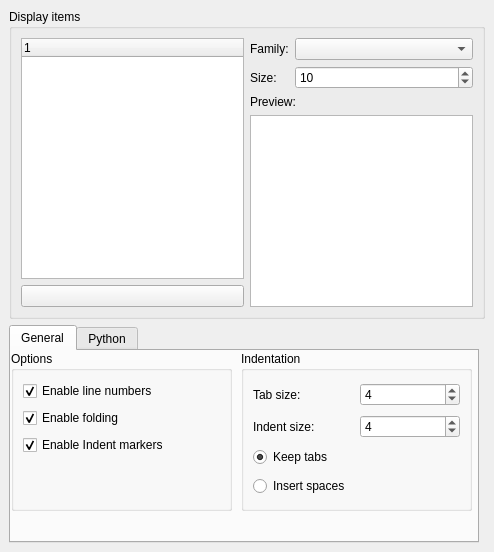
<?xml version="1.0" encoding="UTF-8"?>
<ui version="4.0">
 <class>Gui::Dialog::DlgEditorSettings</class>
 <widget class="QWidget" name="Gui::Dialog::DlgEditorSettings">
  <property name="geometry">
   <rect>
    <x>0</x>
    <y>0</y>
    <width>494</width>
    <height>552</height>
   </rect>
  </property>
  <property name="windowTitle">
   <string>Editor</string>
  </property>
  <layout class="QGridLayout">
   <property name="leftMargin">
    <number>9</number>
   </property>
   <property name="topMargin">
    <number>9</number>
   </property>
   <property name="rightMargin">
    <number>9</number>
   </property>
   <property name="bottomMargin">
    <number>9</number>
   </property>
   <property name="spacing">
    <number>6</number>
   </property>
   <item row="1" column="0">
    <widget class="QTabWidget" name="tabWidget">
     <property name="currentIndex">
      <number>0</number>
     </property>
     <widget class="QWidget" name="tabGeneral">
      <attribute name="title">
       <string>General</string>
      </attribute>
      <widget class="QGroupBox" name="GroupBox2">
       <property name="geometry">
        <rect>
         <x>0</x>
         <y>0</y>
         <width>221</width>
         <height>160</height>
        </rect>
       </property>
       <property name="title">
        <string>Options</string>
       </property>
       <layout class="QVBoxLayout">
        <property name="spacing">
         <number>6</number>
        </property>
        <property name="leftMargin">
         <number>9</number>
        </property>
        <property name="topMargin">
         <number>9</number>
        </property>
        <property name="rightMargin">
         <number>9</number>
        </property>
        <property name="bottomMargin">
         <number>9</number>
        </property>
        <item>      
        <widget class="Gui::PrefCheckBox" name="EnableLineNumber">
         <property name="focusPolicy">
          <enum>Qt::TabFocus</enum>
         </property>
         <property name="toolTip">
          <string>Code lines will be numbered </string>
         </property>
         <property name="text">
          <string>Enable line numbers</string>
         </property>
         <property name="checked">
          <bool>true</bool>
         </property>
         <property name="prefEntry" stdset="0">
          <cstring>EnableLineNumber</cstring>
         </property>
         <property name="prefPath" stdset="0">
          <cstring>Editor</cstring>
         </property>
        </widget>
        </item>
        <item>
         <widget class="Gui::PrefCheckBox" name="EnableFolding">
          <property name="text">
           <string>Enable folding</string>
          </property>
          <property name="checked">
           <bool>true</bool>
          </property>
          <property name="prefEntry" stdset="0">
           <cstring>EnableFolding</cstring>
          </property>
          <property name="prefPath" stdset="0">
           <cstring>Editor</cstring>
          </property>
         </widget>
        </item>       
        <item>
         <widget class="Gui::PrefCheckBox" name="EnableIndentMarkers">
          <property name="text">
           <string>Enable Indent markers</string>
          </property>
          <property name="checked">
           <bool>true</bool>
          </property>
          <property name="prefEntry" stdset="0">
           <cstring>EnableIndentMarkers</cstring>
          </property>
          <property name="prefPath" stdset="0">
           <cstring>Editor</cstring>
          </property>
         </widget>
        </item>
        <item>
         <spacer>
          <property name="orientation">
           <enum>Qt::Vertical</enum>
          </property>
          <property name="sizeType">
           <enum>QSizePolicy::Ignored</enum>
          </property>
          <property name="sizeHint" stdset="0">
           <size>
            <width>20</width>
            <height>40</height>
           </size>
          </property>
         </spacer>
        </item>
       </layout>
      </widget>
      <widget class="QGroupBox" name="groupBoxIndent">
       <property name="geometry">
        <rect>
         <x>230</x>
         <y>0</y>
         <width>231</width>
         <height>160</height>
        </rect>
       </property>
       <property name="title">
        <string>Indentation</string>
       </property>
       <layout class="QGridLayout">
        <property name="leftMargin">
         <number>9</number>
        </property>
        <property name="topMargin">
         <number>9</number>
        </property>
        <property name="rightMargin">
         <number>9</number>
        </property>
        <property name="bottomMargin">
         <number>9</number>
        </property>
        <property name="spacing">
         <number>6</number>
        </property>
        <item row="3" column="0" colspan="2">
         <widget class="Gui::PrefRadioButton" name="radioSpaces">
          <property name="toolTip">
           <string>Pressing &lt;Tab&gt; will insert amount of defined indent size</string>
          </property>
          <property name="text">
           <string>Insert spaces</string>
          </property>
          <property name="checked">
           <bool>false</bool>
          </property>
          <property name="prefEntry" stdset="0">
           <cstring>Spaces</cstring>
          </property>
          <property name="prefPath" stdset="0">
           <cstring>Editor</cstring>
          </property>
         </widget>
        </item>
        <item row="0" column="1">
         <widget class="Gui::PrefSpinBox" name="tabSize">
          <property name="toolTip">
           <string>Tabulator raster (how many spaces)</string>
          </property>
          <property name="value">
           <number>4</number>
          </property>
          <property name="prefEntry" stdset="0">
           <cstring>TabSize</cstring>
          </property>
          <property name="prefPath" stdset="0">
           <cstring>Editor</cstring>
          </property>
         </widget>
        </item>
        <item row="1" column="0">
         <widget class="QLabel" name="textLabel2">
          <property name="text">
           <string>Indent size:</string>
          </property>
         </widget>
        </item>
        <item row="1" column="1">
         <widget class="Gui::PrefSpinBox" name="indentSize">
          <property name="toolTip">
           <string>How many spaces will be inserted when pressing &lt;Tab&gt;</string>
          </property>
          <property name="value">
           <number>4</number>
          </property>
          <property name="prefEntry" stdset="0">
           <cstring>IndentSize</cstring>
          </property>
          <property name="prefPath" stdset="0">
           <cstring>Editor</cstring>
          </property>
         </widget>
        </item>
        <item row="2" column="0" colspan="2">
         <widget class="Gui::PrefRadioButton" name="radioTabs">
          <property name="toolTip">
           <string>Pressing &lt;Tab&gt; will insert a tabulator with defined tab size</string>
          </property>
          <property name="text">
           <string>Keep tabs</string>
          </property>
          <property name="checked">
           <bool>true</bool>
          </property>
          <property name="prefEntry" stdset="0">
           <cstring>Tabs</cstring>
          </property>
          <property name="prefPath" stdset="0">
           <cstring>Editor</cstring>
          </property>
         </widget>
        </item>
        <item row="0" column="0">
         <widget class="QLabel" name="textLabel1">
          <property name="text">
           <string>Tab size:</string>
          </property>
         </widget>
        </item>
       </layout>
      </widget>
     </widget>
     <widget class="QWidget" name="tabPython">
      <attribute name="title">
       <string>Python</string>
      </attribute>
      <widget class="QWidget" name="gridLayoutWidget">
       <property name="geometry">
        <rect>
         <x>0</x>
         <y>0</y>
         <width>461</width>
         <height>141</height>
        </rect>
       </property>
       <layout class="QGridLayout" name="gridLayoutPython">
        <item row="0" column="1">
         <widget class="Gui::PrefCheckBox" name="EnableCodeAnalyzer">
          <property name="focusPolicy">
           <enum>Qt::TabFocus</enum>
          </property>
          <property name="text">
           <string>Enable Code Analyzer</string>
          </property>
          <property name="checked">
           <bool>true</bool>
          </property>
          <property name="prefEntry" stdset="0">
           <cstring>EnableCodeAnalyzer</cstring>
          </property>
          <property name="prefPath" stdset="0">
           <cstring>Editor</cstring>
          </property>
         </widget>
        </item>
        <item row="1" column="0">
         <widget class="Gui::PrefCheckBox" name="EnableAutoIndent">
          <property name="focusPolicy">
           <enum>Qt::TabFocus</enum>
          </property>
          <property name="text">
           <string>Autoindent python</string>
          </property>
          <property name="checked">
           <bool>true</bool>
          </property>
          <property name="prefEntry" stdset="0">
           <cstring>EnableAutoIndent</cstring>
          </property>
          <property name="prefPath" stdset="0">
           <cstring>Editor</cstring>
          </property>
         </widget>
        </item>
        <item row="2" column="0">
         <widget class="Gui::PrefCheckBox" name="EnableScrollToExceptionLine">
          <property name="focusPolicy">
           <enum>Qt::TabFocus</enum>
          </property>
          <property name="text">
           <string>Jump to exception line</string>
          </property>
          <property name="checked">
           <bool>true</bool>
          </property>
          <property name="prefEntry" stdset="0">
           <cstring>EnableScrollToExceptionLine</cstring>
          </property>
          <property name="prefPath" stdset="0">
           <cstring>Editor</cstring>
          </property>
         </widget>
        </item>
        <item row="3" column="0">
         <widget class="Gui::PrefCheckBox" name="EnableHaltDebuggerOnExceptions">
          <property name="focusPolicy">
           <enum>Qt::TabFocus</enum>
          </property>
          <property name="text">
           <string>Halt debugger at exception line</string>
          </property>
          <property name="checked">
           <bool>true</bool>
          </property>
          <property name="prefEntry" stdset="0">
           <cstring>EnableHaltDebuggerOnExceptions</cstring>
          </property>
          <property name="prefPath" stdset="0">
           <cstring>Editor</cstring>
          </property>
         </widget>
        </item>
        <item row="0" column="0">
         <widget class="Gui::PrefCheckBox" name="EnableTrimTrailingWhitespaces">
          <property name="focusPolicy">
           <enum>Qt::TabFocus</enum>
          </property>
          <property name="text">
           <string>Trim trailing whitespaces</string>
          </property>
          <property name="checked">
           <bool>true</bool>
          </property>
          <property name="prefEntry" stdset="0">
           <cstring>EnableTrimTrailingWhitespaces</cstring>
          </property>
          <property name="prefPath" stdset="0">
           <cstring>Editor</cstring>
          </property>
         </widget>
        </item>
        <item row="1" column="1">
         <widget class="Gui::PrefCheckBox" name="EnableCenterDebugmarker">
          <property name="focusPolicy">
           <enum>Qt::TabFocus</enum>
          </property>
          <property name="text">
           <string>Center debugmarker line</string>
          </property>
          <property name="checked">
           <bool>true</bool>
          </property>
          <property name="prefEntry" stdset="0">
           <cstring>EnableCenterDebugmarker</cstring>
          </property>
          <property name="prefPath" stdset="0">
           <cstring>Editor</cstring>
          </property>
         </widget>
        </item>
        <item row="2" column="1">
         <layout class="QHBoxLayout" name="horizontalLayout">
          <item>
           <widget class="Gui::PrefSpinBox" name="PopupTimeoutTime">
            <property name="suffix">
             <string extracomment="Milli seconds">ms</string>
            </property>
            <property name="minimum">
             <number>40</number>
            </property>
            <property name="maximum">
             <number>1000</number>
            </property>
            <property name="singleStep">
             <number>10</number>
            </property>
            <property name="value">
             <number>300</number>
            </property>
            <property name="prefEntry" stdset="0">
             <cstring>PopupTimeoutTime</cstring>
            </property>
            <property name="prefPath" stdset="0">
             <cstring>Editor</cstring>
            </property>
           </widget>
          </item>
          <item>
           <widget class="QLabel" name="label_2">
            <property name="text">
             <string>Popup timeout</string>
            </property>
           </widget>
          </item>
         </layout>
        </item>
       </layout>
      </widget>
     </widget>
    </widget>
   </item>
   <item row="0" column="0" colspan="2">
    <widget class="QGroupBox" name="GroupBox5">
     <property name="sizePolicy">
      <sizepolicy hsizetype="Preferred" vsizetype="Expanding">
       <horstretch>0</horstretch>
       <verstretch>0</verstretch>
      </sizepolicy>
     </property>
     <property name="title">
      <string>Display items</string>
     </property>
     <layout class="QGridLayout">
      <property name="leftMargin">
       <number>9</number>
      </property>
      <property name="topMargin">
       <number>9</number>
      </property>
      <property name="rightMargin">
       <number>9</number>
      </property>
      <property name="bottomMargin">
       <number>9</number>
      </property>
      <property name="spacing">
       <number>6</number>
      </property>
      <item row="1" column="2">
       <widget class="Gui::PrefSpinBox" name="fontSize">
        <property name="sizePolicy">
         <sizepolicy hsizetype="Expanding" vsizetype="Fixed">
          <horstretch>0</horstretch>
          <verstretch>0</verstretch>
         </sizepolicy>
        </property>
        <property name="toolTip">
         <string>Font size to be used for selected code type</string>
        </property>
        <property name="minimum">
         <number>1</number>
        </property>
        <property name="value">
         <number>10</number>
        </property>
        <property name="prefEntry" stdset="0">
         <cstring>FontSize</cstring>
        </property>
        <property name="prefPath" stdset="0">
         <cstring>Editor</cstring>
        </property>
       </widget>
      </item>
      <item row="0" column="0" rowspan="4">
       <widget class="QTreeWidget" name="displayItems">
        <property name="toolTip">
         <string>Color and font settings will be applied to selected type</string>
        </property>
        <property name="rootIsDecorated">
         <bool>false</bool>
        </property>
        <column>
         <property name="text">
          <string notr="true">1</string>
         </property>
        </column>
       </widget>
      </item>
      <item row="4" column="0">
       <widget class="Gui::ColorButton" name="colorButton">
        <property name="minimumSize">
         <size>
          <width>140</width>
          <height>0</height>
         </size>
        </property>
        <property name="focusPolicy">
         <enum>Qt::TabFocus</enum>
        </property>
        <property name="text">
         <string/>
        </property>
       </widget>
      </item>
      <item row="0" column="1">
       <widget class="QLabel" name="TextLabel3">
        <property name="text">
         <string>Family:</string>
        </property>
       </widget>
      </item>
      <item row="1" column="1">
       <widget class="QLabel" name="TextLabel4">
        <property name="text">
         <string>Size:</string>
        </property>
       </widget>
      </item>
      <item row="0" column="2">
       <widget class="QComboBox" name="fontFamily">
        <property name="sizePolicy">
         <sizepolicy hsizetype="Expanding" vsizetype="Fixed">
          <horstretch>0</horstretch>
          <verstretch>0</verstretch>
         </sizepolicy>
        </property>
        <property name="toolTip">
         <string>Font family to be used for selected code type</string>
        </property>
       </widget>
      </item>
      <item row="2" column="1" colspan="2">
       <widget class="QLabel" name="label">
        <property name="sizePolicy">
         <sizepolicy hsizetype="Preferred" vsizetype="Fixed">
          <horstretch>0</horstretch>
          <verstretch>0</verstretch>
         </sizepolicy>
        </property>
        <property name="text">
         <string>Preview:</string>
        </property>
       </widget>
      </item>
      <item row="3" column="1" rowspan="2" colspan="2">
       <widget class="QTextEdit" name="textEdit1">
        <property name="tabStopWidth">
         <number>40</number>
        </property>
       </widget>
      </item>
     </layout>
    </widget>
   </item>
  </layout>
 </widget>
 <layoutdefault spacing="6" margin="11"/>
 <customwidgets>
  <customwidget>
   <class>Gui::ColorButton</class>
   <extends>QPushButton</extends>
   <header>Gui/Widgets.h</header>
  </customwidget>
  <customwidget>
   <class>Gui::PrefCheckBox</class>
   <extends>QCheckBox</extends>
   <header>Gui/PrefWidgets.h</header>
  </customwidget>
  <customwidget>
   <class>Gui::PrefSpinBox</class>
   <extends>QSpinBox</extends>
   <header>Gui/PrefWidgets.h</header>
  </customwidget>
  <customwidget>
   <class>Gui::PrefRadioButton</class>
   <extends>QRadioButton</extends>
   <header>Gui/PrefWidgets.h</header>
  </customwidget>
 </customwidgets>
 <tabstops>
  <tabstop>fontFamily</tabstop>
  <tabstop>EnableLineNumber</tabstop>
  <tabstop>EnableFolding</tabstop>
  <tabstop>tabSize</tabstop>
  <tabstop>indentSize</tabstop>
  <tabstop>colorButton</tabstop>
 </tabstops>
 <resources/>
 <connections/>
</ui>
